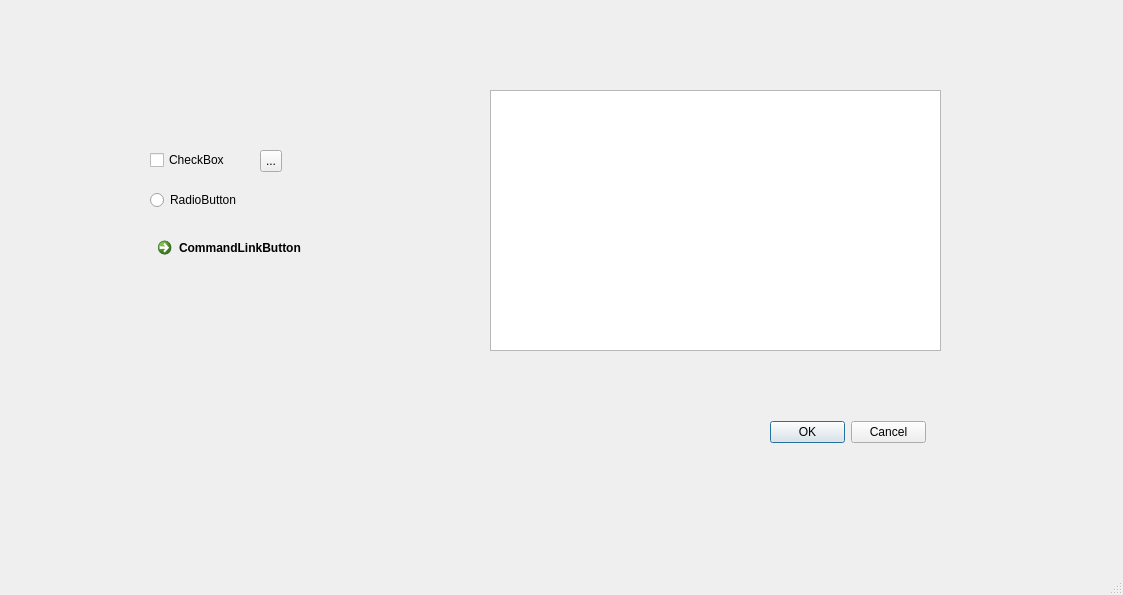
<?xml version="1.0" encoding="UTF-8"?>
<ui version="4.0">
 <class>MainWindow</class>
 <widget class="QMainWindow" name="MainWindow">
  <property name="geometry">
   <rect>
    <x>0</x>
    <y>0</y>
    <width>1123</width>
    <height>595</height>
   </rect>
  </property>
  <property name="windowTitle">
   <string>MainWindow</string>
  </property>
  <widget class="QWidget" name="centralwidget">
   <widget class="QDialogButtonBox" name="buttonBox">
    <property name="geometry">
     <rect>
      <x>770</x>
      <y>420</y>
      <width>156</width>
      <height>24</height>
     </rect>
    </property>
    <property name="standardButtons">
     <set>QDialogButtonBox::Cancel|QDialogButtonBox::Ok</set>
    </property>
   </widget>
   <widget class="QCheckBox" name="checkBox">
    <property name="geometry">
     <rect>
      <x>150</x>
      <y>150</y>
      <width>76</width>
      <height>20</height>
     </rect>
    </property>
    <property name="text">
     <string>CheckBox</string>
    </property>
   </widget>
   <widget class="QRadioButton" name="radioButton">
    <property name="geometry">
     <rect>
      <x>150</x>
      <y>190</y>
      <width>89</width>
      <height>20</height>
     </rect>
    </property>
    <property name="text">
     <string>RadioButton</string>
    </property>
   </widget>
   <widget class="QCommandLinkButton" name="commandLinkButton">
    <property name="geometry">
     <rect>
      <x>150</x>
      <y>230</y>
      <width>185</width>
      <height>41</height>
     </rect>
    </property>
    <property name="text">
     <string>CommandLinkButton</string>
    </property>
   </widget>
   <widget class="QToolButton" name="toolButton">
    <property name="geometry">
     <rect>
      <x>260</x>
      <y>150</y>
      <width>22</width>
      <height>22</height>
     </rect>
    </property>
    <property name="text">
     <string>...</string>
    </property>
   </widget>
   <widget class="QTableView" name="tableView">
    <property name="geometry">
     <rect>
      <x>490</x>
      <y>90</y>
      <width>451</width>
      <height>261</height>
     </rect>
    </property>
   </widget>
  </widget>
  <widget class="QMenuBar" name="menubar">
   <property name="geometry">
    <rect>
     <x>0</x>
     <y>0</y>
     <width>1123</width>
     <height>22</height>
    </rect>
   </property>
  </widget>
  <widget class="QStatusBar" name="statusbar"/>
 </widget>
 <resources/>
 <connections/>
</ui>
